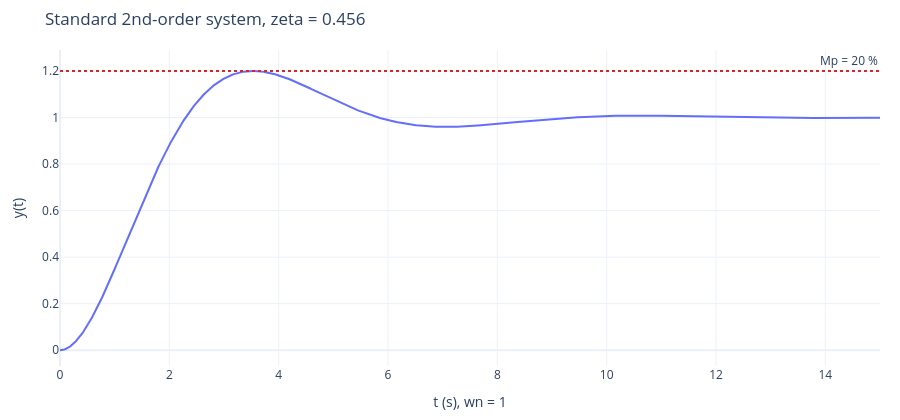

The code cell stored with this chart in its notebook:
### Markdown cell above
## 2. 超越量 → 阻尼比 → 相位邊限 `mo2zeta2pm.m`

```matlab
mp=0.2;
lnmp=log(mp);
zeta=-lnmp/sqrt(pi^2+lnmp^2)
pm=atan(2*zeta/sqrt(-2*zeta^2+sqrt(4*zeta^4+1)))*180/pi
```

標準二階系統 $T(s)=\dfrac{\omega_n^2}{s^2+2\zeta\omega_ns+\omega_n^2}$ 的超越量 $M_p=e^{-\zeta\pi/\sqrt{1-\zeta^2}}$，反解得
$\zeta=\dfrac{-\ln M_p}{\sqrt{\pi^2+\ln^2M_p}}$；它的開迴路 $G(s)=\dfrac{\omega_n^2}{s(s+2\zeta\omega_n)}$ 的相位邊限
$PM=\tan^{-1}\dfrac{2\zeta}{\sqrt{-2\zeta^2+\sqrt{4\zeta^4+1}}}$。下面另外用步階響應與頻率響應實際驗算。

### Code cell
mp = 0.2
lnmp = np.log(mp)
zeta = -lnmp / np.sqrt(np.pi**2 + lnmp**2)
pm = np.degrees(np.arctan(2 * zeta / np.sqrt(-2 * zeta**2 + np.sqrt(4 * zeta**4 + 1))))
print(f"zeta = {zeta:.4f}")
print(f"pm = {pm:.2f} deg")

wn = 1.0
tt = np.linspace(0, 15, 1501)
_, y = signal.step(([wn**2], [1, 2 * zeta * wn, wn**2]), T=tt)
print(f"check: step overshoot of T(s) = {100 * (y.max() - 1):.2f} %")
wg, pm_num = margin([wn**2], [1, 2 * zeta * wn, 0])
print(f"check: PM of G(s) = wn^2/(s(s+2 zeta wn)) = {pm_num:.2f} deg at wg = {wg:.4f} wn")

fig = go.Figure()
fig.add_scatter(x=tt, y=y, name="step response")
fig.add_hline(y=1.2, line=dict(dash="dot", color="#d62728"), annotation_text="Mp = 20 %")
show(fig, f"Standard 2nd-order system, zeta = {zeta:.3f}", xlab="t (s), wn = 1", ylab="y(t)")

### Figure 1 — Plotly figure (JSON) as saved in the notebook; plotly's stock layout.template omitted (floating-point values rounded to 4 significant figures; data arrays with more than 128 entries replaced by an {"elided": "..."} marker saying what was removed)
{"data": [{"name": "step response", "type": "scatter", "x": {"elided": "1501 float values"}, "y": {"elided": "1501 float values"}}], "layout": {"annotations": [{"showarrow": false, "text": "Mp = 20 %", "x": 1, "xanchor": "right", "xref": "x domain", "y": 1.2, "yanchor": "bottom", "yref": "y"}], "height": 420, "margin": {"b": 50, "l": 60, "r": 20, "t": 50}, "shapes": [{"line": {"color": "#d62728", "dash": "dot"}, "type": "line", "x0": 0, "x1": 1, "xref": "x domain", "y0": 1.2, "y1": 1.2, "yref": "y"}], "title": {"text": "Standard 2nd-order system, zeta = 0.456"}, "xaxis": {"title": {"text": "t (s), wn = 1"}}, "yaxis": {"title": {"text": "y(t)"}}}}
